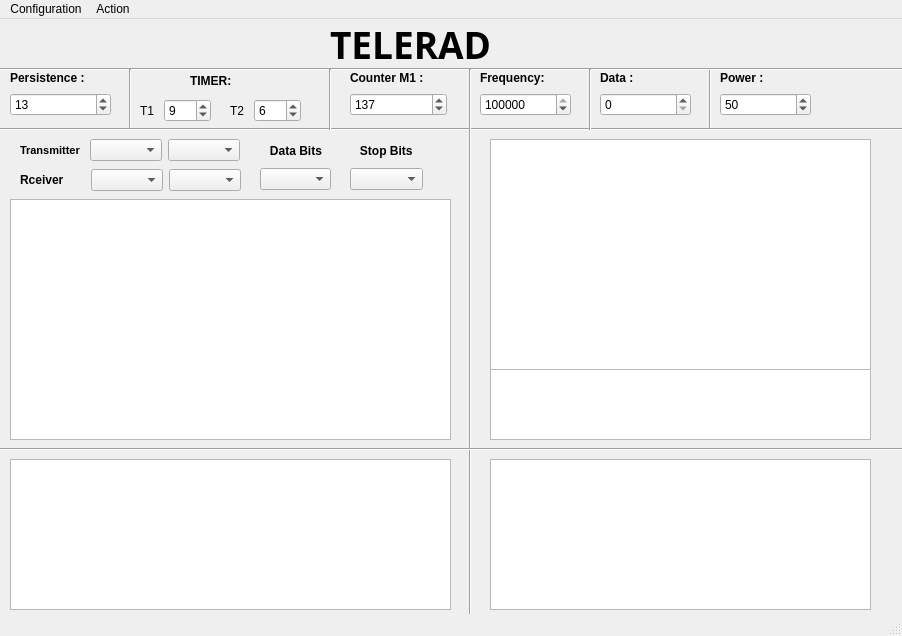
<?xml version="1.0" encoding="UTF-8"?>
<ui version="4.0">
 <class>vdl2</class>
 <widget class="QMainWindow" name="vdl2">
  <property name="geometry">
   <rect>
    <x>0</x>
    <y>0</y>
    <width>902</width>
    <height>636</height>
   </rect>
  </property>
  <property name="windowTitle">
   <string>MainWindow</string>
  </property>
  <widget class="QWidget" name="centralwidget">
   <widget class="QPlainTextEdit" name="receive">
    <property name="geometry">
     <rect>
      <x>490</x>
      <y>120</y>
      <width>381</width>
      <height>231</height>
     </rect>
    </property>
    <property name="font">
     <font>
      <weight>75</weight>
      <bold>true</bold>
     </font>
    </property>
   </widget>
   <widget class="Line" name="line_10">
    <property name="geometry">
     <rect>
      <x>700</x>
      <y>50</y>
      <width>20</width>
      <height>61</height>
     </rect>
    </property>
    <property name="orientation">
     <enum>Qt::Vertical</enum>
    </property>
   </widget>
   <widget class="Line" name="line_12">
    <property name="geometry">
     <rect>
      <x>460</x>
      <y>100</y>
      <width>20</width>
      <height>531</height>
     </rect>
    </property>
    <property name="orientation">
     <enum>Qt::Vertical</enum>
    </property>
   </widget>
   <widget class="QWidget" name="layoutWidget_8">
    <property name="geometry">
     <rect>
      <x>230</x>
      <y>80</y>
      <width>71</width>
      <height>24</height>
     </rect>
    </property>
    <layout class="QHBoxLayout" name="horizontalLayout_8">
     <item>
      <widget class="QLabel" name="label_16">
       <property name="text">
        <string>T2</string>
       </property>
      </widget>
     </item>
     <item>
      <widget class="QSpinBox" name="timer2">
       <property name="maximum">
        <number>120</number>
       </property>
       <property name="value">
        <number>6</number>
       </property>
      </widget>
     </item>
    </layout>
   </widget>
   <widget class="Line" name="line_11">
    <property name="geometry">
     <rect>
      <x>-80</x>
      <y>40</y>
      <width>1311</width>
      <height>20</height>
     </rect>
    </property>
    <property name="orientation">
     <enum>Qt::Horizontal</enum>
    </property>
   </widget>
   <widget class="QPlainTextEdit" name="info">
    <property name="geometry">
     <rect>
      <x>490</x>
      <y>350</y>
      <width>381</width>
      <height>71</height>
     </rect>
    </property>
    <property name="font">
     <font>
      <weight>75</weight>
      <bold>true</bold>
     </font>
    </property>
   </widget>
   <widget class="Line" name="line_4">
    <property name="geometry">
     <rect>
      <x>120</x>
      <y>50</y>
      <width>20</width>
      <height>61</height>
     </rect>
    </property>
    <property name="orientation">
     <enum>Qt::Vertical</enum>
    </property>
   </widget>
   <widget class="QWidget" name="layoutWidget_11">
    <property name="geometry">
     <rect>
      <x>600</x>
      <y>50</y>
      <width>91</width>
      <height>47</height>
     </rect>
    </property>
    <layout class="QVBoxLayout" name="verticalLayout_9">
     <item>
      <widget class="QLabel" name="label_15">
       <property name="font">
        <font>
         <weight>75</weight>
         <bold>true</bold>
        </font>
       </property>
       <property name="text">
        <string>Data :</string>
       </property>
      </widget>
     </item>
     <item>
      <widget class="QSpinBox" name="donnees_2">
       <property name="maximum">
        <number>123456789</number>
       </property>
      </widget>
     </item>
    </layout>
   </widget>
   <widget class="Line" name="line_3">
    <property name="geometry">
     <rect>
      <x>-60</x>
      <y>100</y>
      <width>1241</width>
      <height>20</height>
     </rect>
    </property>
    <property name="orientation">
     <enum>Qt::Horizontal</enum>
    </property>
   </widget>
   <widget class="QPlainTextEdit" name="receivehexa">
    <property name="geometry">
     <rect>
      <x>490</x>
      <y>440</y>
      <width>381</width>
      <height>151</height>
     </rect>
    </property>
    <property name="font">
     <font>
      <weight>75</weight>
      <bold>true</bold>
     </font>
    </property>
   </widget>
   <widget class="QWidget" name="layoutWidget_9">
    <property name="geometry">
     <rect>
      <x>480</x>
      <y>50</y>
      <width>91</width>
      <height>47</height>
     </rect>
    </property>
    <layout class="QVBoxLayout" name="verticalLayout_8">
     <item>
      <widget class="QLabel" name="label_13">
       <property name="font">
        <font>
         <weight>75</weight>
         <bold>true</bold>
        </font>
       </property>
       <property name="text">
        <string>Frequency:</string>
       </property>
      </widget>
     </item>
     <item>
      <widget class="QSpinBox" name="frequence_2">
       <property name="maximum">
        <number>123456789</number>
       </property>
       <property name="value">
        <number>118025</number>
       </property>
      </widget>
     </item>
    </layout>
   </widget>
   <widget class="QWidget" name="layoutWidget_3">
    <property name="geometry">
     <rect>
      <x>140</x>
      <y>80</y>
      <width>71</width>
      <height>24</height>
     </rect>
    </property>
    <layout class="QHBoxLayout" name="horizontalLayout_11">
     <item>
      <widget class="QLabel" name="label_18">
       <property name="text">
        <string>T1</string>
       </property>
      </widget>
     </item>
     <item>
      <widget class="QSpinBox" name="timer1">
       <property name="maximum">
        <number>250</number>
       </property>
       <property name="value">
        <number>9</number>
       </property>
      </widget>
     </item>
    </layout>
   </widget>
   <widget class="QPlainTextEdit" name="send">
    <property name="geometry">
     <rect>
      <x>10</x>
      <y>180</y>
      <width>441</width>
      <height>241</height>
     </rect>
    </property>
    <property name="font">
     <font>
      <weight>75</weight>
      <bold>true</bold>
     </font>
    </property>
   </widget>
   <widget class="QLabel" name="label_11">
    <property name="geometry">
     <rect>
      <x>190</x>
      <y>50</y>
      <width>49</width>
      <height>24</height>
     </rect>
    </property>
    <property name="font">
     <font>
      <weight>75</weight>
      <bold>true</bold>
     </font>
    </property>
    <property name="text">
     <string>TIMER:</string>
    </property>
   </widget>
   <widget class="QPlainTextEdit" name="sendhexa">
    <property name="geometry">
     <rect>
      <x>10</x>
      <y>440</y>
      <width>441</width>
      <height>151</height>
     </rect>
    </property>
    <property name="font">
     <font>
      <weight>75</weight>
      <bold>true</bold>
     </font>
    </property>
   </widget>
   <widget class="QWidget" name="layoutWidget_5">
    <property name="geometry">
     <rect>
      <x>10</x>
      <y>50</y>
      <width>101</width>
      <height>47</height>
     </rect>
    </property>
    <layout class="QVBoxLayout" name="verticalLayout_6">
     <item>
      <widget class="QLabel" name="label_2">
       <property name="font">
        <font>
         <weight>75</weight>
         <bold>true</bold>
        </font>
       </property>
       <property name="text">
        <string>Persistence :</string>
       </property>
      </widget>
     </item>
     <item>
      <widget class="QSpinBox" name="persistance">
       <property name="maximum">
        <number>255</number>
       </property>
       <property name="value">
        <number>13</number>
       </property>
      </widget>
     </item>
    </layout>
   </widget>
   <widget class="Line" name="line_5">
    <property name="geometry">
     <rect>
      <x>320</x>
      <y>50</y>
      <width>20</width>
      <height>61</height>
     </rect>
    </property>
    <property name="orientation">
     <enum>Qt::Vertical</enum>
    </property>
   </widget>
   <widget class="Line" name="line_6">
    <property name="geometry">
     <rect>
      <x>460</x>
      <y>50</y>
      <width>20</width>
      <height>61</height>
     </rect>
    </property>
    <property name="orientation">
     <enum>Qt::Vertical</enum>
    </property>
   </widget>
   <widget class="Line" name="line_8">
    <property name="geometry">
     <rect>
      <x>0</x>
      <y>420</y>
      <width>1161</width>
      <height>20</height>
     </rect>
    </property>
    <property name="orientation">
     <enum>Qt::Horizontal</enum>
    </property>
   </widget>
   <widget class="Line" name="line_13">
    <property name="geometry">
     <rect>
      <x>580</x>
      <y>50</y>
      <width>20</width>
      <height>61</height>
     </rect>
    </property>
    <property name="orientation">
     <enum>Qt::Vertical</enum>
    </property>
   </widget>
   <widget class="QWidget" name="layoutWidget_10">
    <property name="geometry">
     <rect>
      <x>720</x>
      <y>50</y>
      <width>91</width>
      <height>47</height>
     </rect>
    </property>
    <layout class="QVBoxLayout" name="verticalLayout_7">
     <item>
      <widget class="QLabel" name="label_12">
       <property name="font">
        <font>
         <weight>75</weight>
         <bold>true</bold>
        </font>
       </property>
       <property name="text">
        <string>Power :</string>
       </property>
      </widget>
     </item>
     <item>
      <widget class="QSpinBox" name="puissance">
       <property name="maximum">
        <number>123456789</number>
       </property>
       <property name="value">
        <number>50</number>
       </property>
      </widget>
     </item>
    </layout>
   </widget>
   <widget class="QWidget" name="layoutWidget">
    <property name="geometry">
     <rect>
      <x>350</x>
      <y>50</y>
      <width>97</width>
      <height>47</height>
     </rect>
    </property>
    <layout class="QVBoxLayout" name="verticalLayout_10">
     <item>
      <widget class="QLabel" name="label_19">
       <property name="font">
        <font>
         <weight>75</weight>
         <bold>true</bold>
        </font>
       </property>
       <property name="text">
        <string>Counter M1 :</string>
       </property>
      </widget>
     </item>
     <item>
      <widget class="QSpinBox" name="counterM1">
       <property name="maximum">
        <number>65535</number>
       </property>
       <property name="value">
        <number>137</number>
       </property>
      </widget>
     </item>
    </layout>
   </widget>
   <widget class="QLabel" name="logo">
    <property name="geometry">
     <rect>
      <x>330</x>
      <y>10</y>
      <width>201</width>
      <height>31</height>
     </rect>
    </property>
    <property name="font">
     <font>
      <family>Book Antiqua</family>
      <pointsize>28</pointsize>
      <weight>75</weight>
      <bold>true</bold>
     </font>
    </property>
    <property name="text">
     <string>TELERAD</string>
    </property>
   </widget>
   <widget class="QWidget" name="layoutWidget">
    <property name="geometry">
     <rect>
      <x>20</x>
      <y>120</y>
      <width>220</width>
      <height>22</height>
     </rect>
    </property>
    <layout class="QHBoxLayout" name="horizontalLayout">
     <item>
      <widget class="QLabel" name="label">
       <property name="font">
        <font>
         <pointsize>8</pointsize>
         <weight>75</weight>
         <bold>true</bold>
        </font>
       </property>
       <property name="text">
        <string>Transmitter</string>
       </property>
      </widget>
     </item>
     <item>
      <widget class="QComboBox" name="transmitter"/>
     </item>
     <item>
      <widget class="QComboBox" name="comboBox_baudRate"/>
     </item>
    </layout>
   </widget>
   <widget class="QWidget" name="layoutWidget">
    <property name="geometry">
     <rect>
      <x>20</x>
      <y>150</y>
      <width>221</width>
      <height>22</height>
     </rect>
    </property>
    <layout class="QHBoxLayout" name="horizontalLayout_2">
     <item>
      <widget class="QLabel" name="label_3">
       <property name="font">
        <font>
         <weight>75</weight>
         <bold>true</bold>
        </font>
       </property>
       <property name="text">
        <string>Rceiver</string>
       </property>
      </widget>
     </item>
     <item>
      <widget class="QComboBox" name="receiver"/>
     </item>
     <item>
      <widget class="QComboBox" name="comboBox_baudRate_2"/>
     </item>
    </layout>
   </widget>
   <widget class="QWidget" name="layoutWidget">
    <property name="geometry">
     <rect>
      <x>260</x>
      <y>120</y>
      <width>71</width>
      <height>51</height>
     </rect>
    </property>
    <layout class="QVBoxLayout" name="verticalLayout">
     <item>
      <widget class="QLabel" name="label_4">
       <property name="font">
        <font>
         <weight>75</weight>
         <bold>true</bold>
        </font>
       </property>
       <property name="text">
        <string>   Data Bits</string>
       </property>
      </widget>
     </item>
     <item>
      <widget class="QComboBox" name="comboBox_dataBits"/>
     </item>
    </layout>
   </widget>
   <widget class="QWidget" name="layoutWidget">
    <property name="geometry">
     <rect>
      <x>350</x>
      <y>120</y>
      <width>73</width>
      <height>51</height>
     </rect>
    </property>
    <layout class="QVBoxLayout" name="verticalLayout_2">
     <item>
      <widget class="QLabel" name="label_5">
       <property name="font">
        <font>
         <weight>75</weight>
         <bold>true</bold>
        </font>
       </property>
       <property name="text">
        <string>   Stop Bits</string>
       </property>
      </widget>
     </item>
     <item>
      <widget class="QComboBox" name="comboBox_stop"/>
     </item>
    </layout>
   </widget>
  </widget>
  <widget class="QMenuBar" name="menubar">
   <property name="geometry">
    <rect>
     <x>0</x>
     <y>0</y>
     <width>902</width>
     <height>21</height>
    </rect>
   </property>
   <widget class="QMenu" name="menuConfiguration">
    <property name="title">
     <string>Configuration</string>
    </property>
    <widget class="QMenu" name="menuTransmitter">
     <property name="title">
      <string>Transmitter</string>
     </property>
     <addaction name="actionPARAM_REQ"/>
     <addaction name="actionPWR_SET_REQ"/>
     <addaction name="actionMODE_SET_REQ"/>
     <addaction name="actionPURGE_REQ"/>
     <addaction name="actionUNIT_DATA_REQ"/>
    </widget>
    <widget class="QMenu" name="menuReceiver">
     <property name="title">
      <string>Receiver</string>
     </property>
     <addaction name="actionPARAM_REQ_2"/>
     <addaction name="actionMODE_SET_REQ_2"/>
    </widget>
    <addaction name="menuTransmitter"/>
    <addaction name="menuReceiver"/>
   </widget>
   <widget class="QMenu" name="menuAction">
    <property name="title">
     <string>Action</string>
    </property>
    <addaction name="actionClose"/>
    <addaction name="actionClear"/>
    <addaction name="actionSQP"/>
    <addaction name="actionVersion"/>
    <addaction name="actionTransmission_ratio"/>
   </widget>
   <addaction name="menuConfiguration"/>
   <addaction name="menuAction"/>
  </widget>
  <widget class="QStatusBar" name="statusbar"/>
  <action name="actionClose">
   <property name="text">
    <string>Close</string>
   </property>
  </action>
  <action name="actionHelp">
   <property name="text">
    <string>Help</string>
   </property>
  </action>
  <action name="actionClear">
   <property name="text">
    <string>Clear</string>
   </property>
  </action>
  <action name="actionPARAM_REQ">
   <property name="text">
    <string>PARAM_REQ</string>
   </property>
  </action>
  <action name="actionPWR_SET_REQ">
   <property name="text">
    <string>PWR_SET_REQ</string>
   </property>
  </action>
  <action name="actionMODE_SET_REQ">
   <property name="text">
    <string>MODE_SET_REQ</string>
   </property>
  </action>
  <action name="actionPURGE_REQ">
   <property name="text">
    <string>PURGE_REQ</string>
   </property>
  </action>
  <action name="actionUNIT_DATA_REQ">
   <property name="text">
    <string>UNIT_DATA_REQ</string>
   </property>
  </action>
  <action name="actionPARAM_REQ_2">
   <property name="text">
    <string>PARAM_REQ</string>
   </property>
  </action>
  <action name="actionUNIT_DATA_REQ_2">
   <property name="text">
    <string>UNIT_DATA_REQ</string>
   </property>
  </action>
  <action name="actionMODE_SET_REQ_2">
   <property name="text">
    <string>MODE_SET_REQ</string>
   </property>
  </action>
  <action name="actionSQP">
   <property name="text">
    <string>SQP</string>
   </property>
  </action>
  <action name="actionVersion">
   <property name="text">
    <string>Version</string>
   </property>
  </action>
  <action name="actionTransmission_ratio">
   <property name="text">
    <string>Transmission_ratio</string>
   </property>
  </action>
 </widget>
 <resources/>
 <connections/>
</ui>
